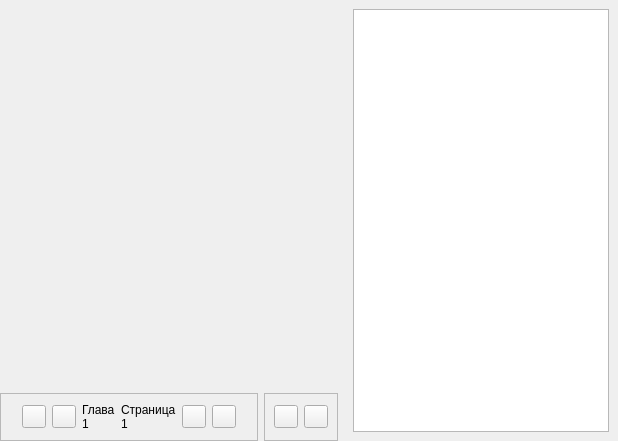
<?xml version="1.0" encoding="UTF-8"?>
<ui version="4.0">
 <class>ReaderWidget</class>
 <widget class="QWidget" name="ReaderWidget">
  <property name="geometry">
   <rect>
    <x>0</x>
    <y>0</y>
    <width>618</width>
    <height>441</height>
   </rect>
  </property>
  <property name="windowTitle">
   <string>Form</string>
  </property>
  <layout class="QHBoxLayout" name="horizontalLayout">
   <property name="leftMargin">
    <number>0</number>
   </property>
   <property name="topMargin">
    <number>0</number>
   </property>
   <property name="rightMargin">
    <number>0</number>
   </property>
   <property name="bottomMargin">
    <number>0</number>
   </property>
   <item>
    <widget class="QWidget" name="widget" native="true">
     <property name="sizePolicy">
      <sizepolicy hsizetype="Expanding" vsizetype="Expanding">
       <horstretch>0</horstretch>
       <verstretch>0</verstretch>
      </sizepolicy>
     </property>
     <layout class="QVBoxLayout" name="verticalLayout_3">
      <property name="leftMargin">
       <number>0</number>
      </property>
      <property name="topMargin">
       <number>0</number>
      </property>
      <property name="rightMargin">
       <number>0</number>
      </property>
      <property name="bottomMargin">
       <number>0</number>
      </property>
      <item>
       <widget class="QWidget" name="reader_widget" native="true">
        <property name="sizePolicy">
         <sizepolicy hsizetype="Expanding" vsizetype="Expanding">
          <horstretch>0</horstretch>
          <verstretch>0</verstretch>
         </sizepolicy>
        </property>
        <layout class="QHBoxLayout" name="reader_layout">
         <property name="leftMargin">
          <number>0</number>
         </property>
         <property name="topMargin">
          <number>0</number>
         </property>
         <property name="rightMargin">
          <number>0</number>
         </property>
         <property name="bottomMargin">
          <number>0</number>
         </property>
        </layout>
       </widget>
      </item>
      <item>
       <layout class="QHBoxLayout" name="actions_layout">
        <item>
         <widget class="QFrame" name="actions_frame">
          <property name="sizePolicy">
           <sizepolicy hsizetype="Expanding" vsizetype="Preferred">
            <horstretch>0</horstretch>
            <verstretch>0</verstretch>
           </sizepolicy>
          </property>
          <property name="frameShape">
           <enum>QFrame::StyledPanel</enum>
          </property>
          <property name="frameShadow">
           <enum>QFrame::Raised</enum>
          </property>
          <layout class="QVBoxLayout" name="verticalLayout">
           <item>
            <layout class="QHBoxLayout" name="page_actions_btn">
             <item>
              <spacer name="horizontalSpacer">
               <property name="orientation">
                <enum>Qt::Horizontal</enum>
               </property>
               <property name="sizeHint" stdset="0">
                <size>
                 <width>40</width>
                 <height>20</height>
                </size>
               </property>
              </spacer>
             </item>
             <item>
              <widget class="ToolButton" name="prev_chapter_btn">
               <property name="shortcut">
                <string>Down</string>
               </property>
              </widget>
             </item>
             <item>
              <widget class="ToolButton" name="prev_page_btn">
               <property name="text">
                <string/>
               </property>
               <property name="shortcut">
                <string>Left</string>
               </property>
              </widget>
             </item>
             <item>
              <widget class="BodyLabel" name="chapter_label">
               <property name="text">
                <string>Глава 1</string>
               </property>
               <property name="wordWrap">
                <bool>true</bool>
               </property>
              </widget>
             </item>
             <item>
              <widget class="BodyLabel" name="page_label">
               <property name="text">
                <string>Страница 1</string>
               </property>
               <property name="wordWrap">
                <bool>true</bool>
               </property>
              </widget>
             </item>
             <item>
              <widget class="ToolButton" name="next_page_btn">
               <property name="shortcut">
                <string>Right</string>
               </property>
              </widget>
             </item>
             <item>
              <widget class="ToolButton" name="next_chapter_btn">
               <property name="shortcut">
                <string>Up</string>
               </property>
              </widget>
             </item>
             <item>
              <spacer name="horizontalSpacer_2">
               <property name="orientation">
                <enum>Qt::Horizontal</enum>
               </property>
               <property name="sizeHint" stdset="0">
                <size>
                 <width>40</width>
                 <height>20</height>
                </size>
               </property>
              </spacer>
             </item>
            </layout>
           </item>
          </layout>
         </widget>
        </item>
        <item>
         <widget class="QFrame" name="frame">
          <property name="frameShape">
           <enum>QFrame::StyledPanel</enum>
          </property>
          <property name="frameShadow">
           <enum>QFrame::Raised</enum>
          </property>
          <layout class="QHBoxLayout" name="horizontalLayout_4">
           <item>
            <widget class="ToolButton" name="fullscreen_btn">
             <property name="shortcut">
              <string>F11</string>
             </property>
            </widget>
           </item>
           <item>
            <widget class="ToolButton" name="ch_list_btn">
             <property name="shortcut">
              <string/>
             </property>
            </widget>
           </item>
          </layout>
         </widget>
        </item>
       </layout>
      </item>
     </layout>
    </widget>
   </item>
   <item>
    <widget class="ElevatedCardWidget" name="chapters_frame">
     <layout class="QVBoxLayout" name="verticalLayout_2">
      <item>
       <widget class="ListWidget" name="items_list">
        <property name="sizePolicy">
         <sizepolicy hsizetype="Minimum" vsizetype="Minimum">
          <horstretch>0</horstretch>
          <verstretch>0</verstretch>
         </sizepolicy>
        </property>
        <property name="contextMenuPolicy">
         <enum>Qt::CustomContextMenu</enum>
        </property>
        <property name="wordWrap">
         <bool>true</bool>
        </property>
       </widget>
      </item>
     </layout>
    </widget>
   </item>
  </layout>
 </widget>
 <customwidgets>
  <customwidget>
   <class>ToolButton</class>
   <extends>QToolButton</extends>
   <header>qfluentwidgets</header>
  </customwidget>
  <customwidget>
   <class>CardWidget</class>
   <extends>QFrame</extends>
   <header>qfluentwidgets</header>
   <container>1</container>
  </customwidget>
  <customwidget>
   <class>SimpleCardWidget</class>
   <extends>CardWidget</extends>
   <header>qfluentwidgets</header>
   <container>1</container>
  </customwidget>
  <customwidget>
   <class>BodyLabel</class>
   <extends>QLabel</extends>
   <header>qfluentwidgets</header>
  </customwidget>
  <customwidget>
   <class>ListWidget</class>
   <extends>QListWidget</extends>
   <header>qfluentwidgets</header>
  </customwidget>
  <customwidget>
   <class>ElevatedCardWidget</class>
   <extends>SimpleCardWidget</extends>
   <header>qfluentwidgets</header>
   <container>1</container>
  </customwidget>
 </customwidgets>
 <resources/>
 <connections/>
</ui>
